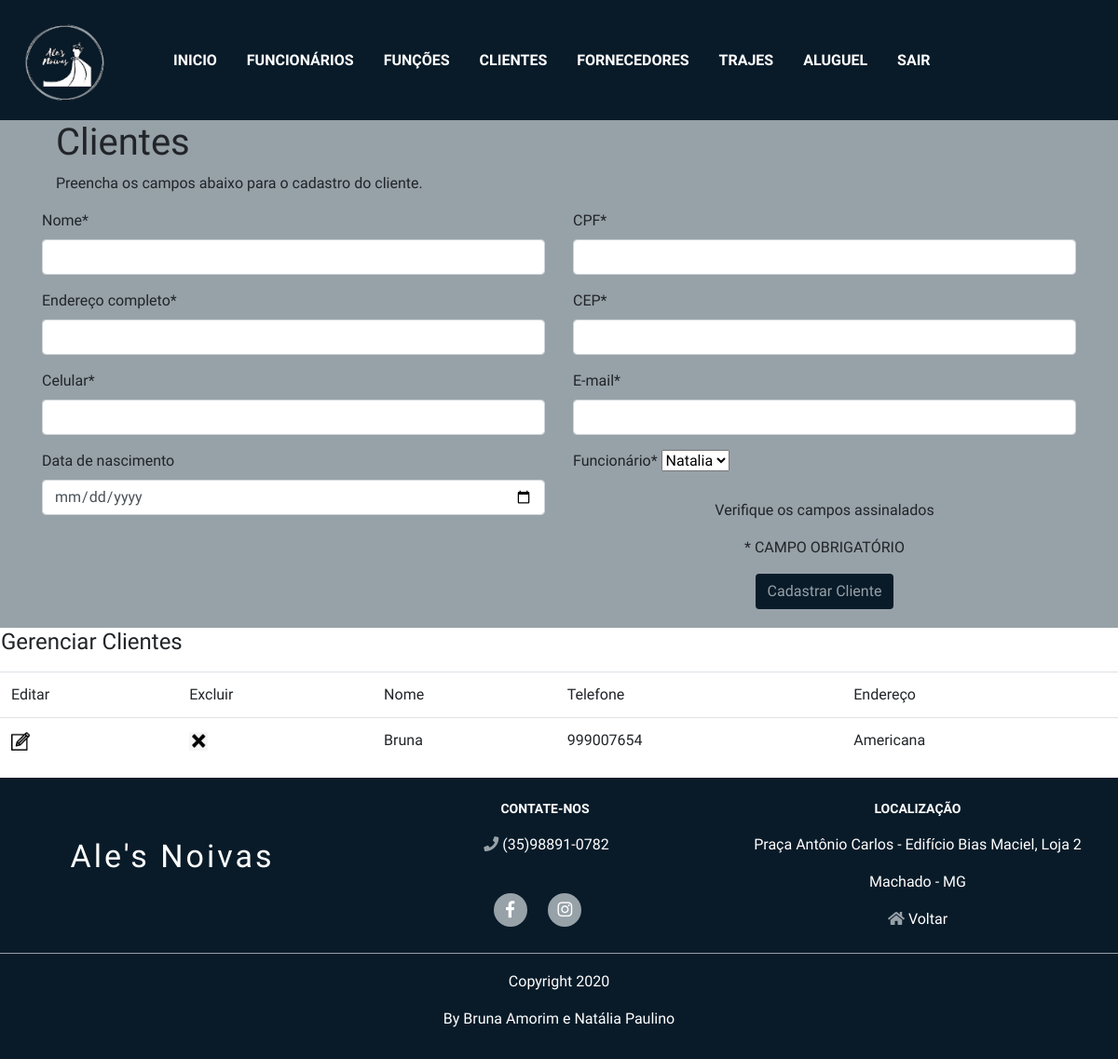
The app's page /cliente.php (signed in) with its own data.
### tables this page shows
CREATE TABLE IF NOT EXISTS `clientes` (
  `idClientes` int(11) NOT NULL AUTO_INCREMENT,
  `nome` varchar(200) NOT NULL,
  `endereco` varchar(150) NOT NULL,
  `telefone` varchar(45) NOT NULL,
  `dataNascimento` date NOT NULL,
  `cpf` varchar(20) NOT NULL,
  `cep` varchar(45) DEFAULT NULL,
  `email` varchar(45) DEFAULT NULL,
  `Funcionarios_idFuncionario` int(11) NOT NULL,
  PRIMARY KEY (`idClientes`),
  KEY `fk_Clientes_Funcionarios_idx` (`Funcionarios_idFuncionario`),
  CONSTRAINT `fk_Clientes_Funcionarios` FOREIGN KEY (`Funcionarios_idFuncionario`) REFERENCES `funcionarios` (`idFuncionario`) ON DELETE NO ACTION ON UPDATE NO ACTION
);

### funcoesbd.php (the view, shortened to what this page needs)
<!DOCTYPE html>
<html lang="pt-br">
<head>
	<link rel="stylesheet" href="css/bootstrap.css">
	<link rel="stylesheet" href="css/all.css">
	<link rel="stylesheet" href="css/estilo.css">
<?php
function lista_clientes_bd($conn){
	$comando = "Select *
				From clientes
				order by nome";
	$resultado = mysqli_query($conn,$comando);
	while($dados = mysqli_fetch_array($resultado)){
				$idClientes = $dados["idClientes"];
				echo '
				<tr class="tr">
				<td class="td">'.'<a href="edita_clientes.php?idClientes='.$idClientes.'"><img src="imagens/editar.png" alt="Consultar" title="Clique para editar os dados" width="20" height="20"></a>'.'</td>
				<td class="td">'. '<a href="confirmaCliente.php?idClientes='.$idClientes.'"><img src="imagens/excluir.png" alt="Excluir"
				<img src="imagens/excluir.png" alt="Excluir"
				title="Clique para excluir os dados" width="20"
				height="20"></a>'.'</td>
				<td class="td">'.$dados["nome"].'</td>
				<td class="td">'.$dados["telefone"].'</td>
				<td class="td">'.$dados["endereco"].'</td>
				</tr>';
				}
				}
?>

### css/estilo.css (style rules this page uses)
body { font-family: Ubuntu, arial, sans-serif; }

### records on screen
clientes: nome "Bruna", telefone "999007654", endereco "Americana"

### other values on screen
form field funcionario "Natalia"
